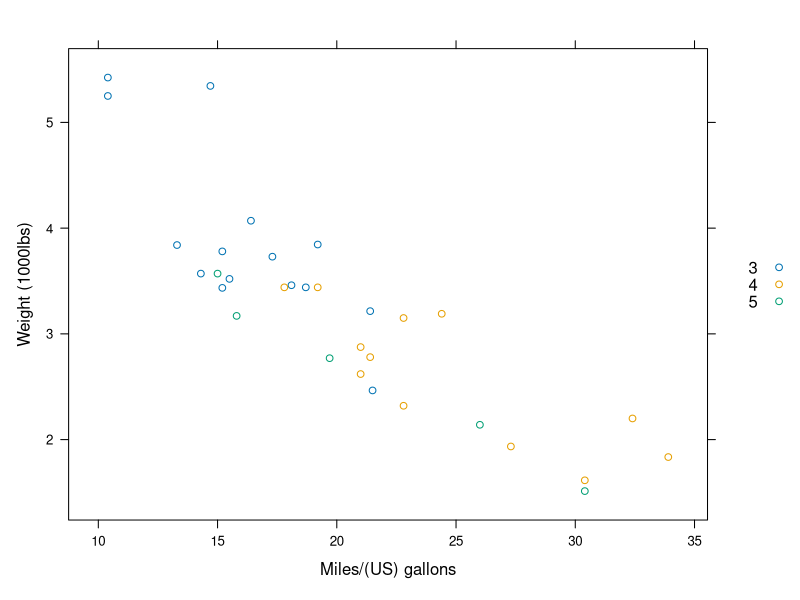

The R source for this figure:
library(lattice)

input <- mtcars[,c('wt','mpg','gear')]

xyplot(wt~mpg,
       data=input,
       group=gear,
       auto.key=TRUE,
       xlab = "Miles/(US) gallons",
       ylab = "Weight (1000lbs)")
